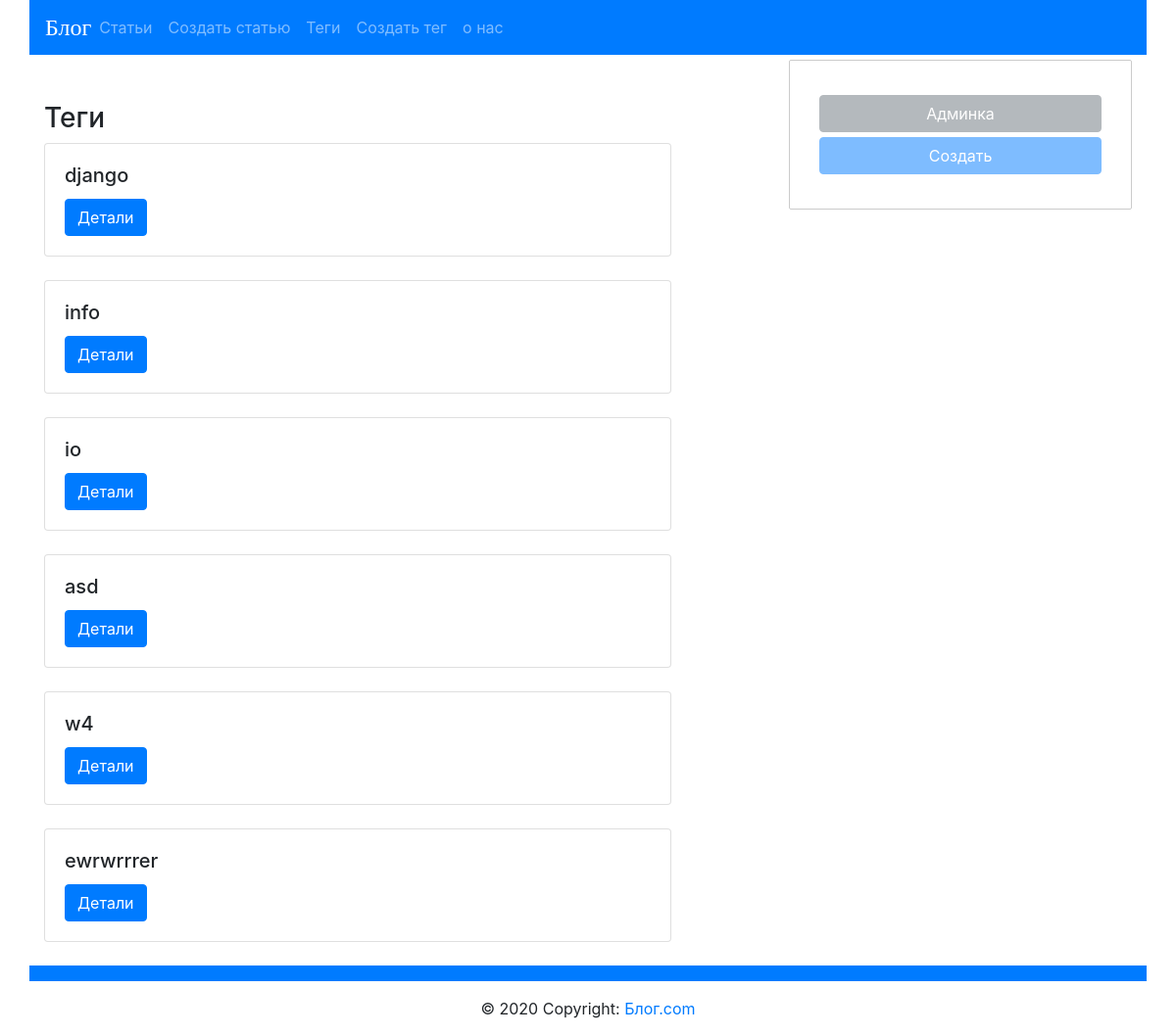
The app's page /blog/tag/ (signed in) with its own data.
### blog/models.py (models this page shows, shortened)
class Tag(models.Model):
    title=models.CharField(max_length=50,unique=True)
    slug = models.SlugField(max_length=50,unique=True,blank=True)
    def get_absolute_url(self):
        return reverse("tag_detail_url", kwargs={"slug": self.slug})
    def get_update_url(self):
        return reverse( "tag_update_url", kwargs={"slug": self.slug})
    def get_delete_url(self):
        return reverse( "tag_delete_url", kwargs={"slug": self.slug})

### blog/views.py (the view)
# urls.py: path('tag/',tags_list, name='tags_list_url'),
def tags_list(request):
    tags= Tag.objects.all()
    templ_for_create = '/blog/tag/create/'
    return render(request, 'blog/tags_list.html',context={"tags":tags,"templ_for_create":templ_for_create})

### blog/templates/blog/tags_list.html (shortened to what this page needs)
{% extends "blog/base_blog.html" %}
{% block content %}
    <h3 class="mt-5">Теги</h3>
       {% for tag in tags %}
            <div class="card" style="width: 40rem;">
                <div class="card-body">
                    <h5 class="card-title">{{tag.title}}</h5>
                    <a href="{{tag.get_absolute_url}}" class="btn btn-primary">Детали</a>
                </div>
            </div>
         <br>
        {% endfor %}
{% endblock %}

### records on screen
Tag: title "django"
Tag: title "info"
Tag: title "io"
Tag: title "asd"
Tag: title "w4"
Tag: title "ewrwrrrer"
